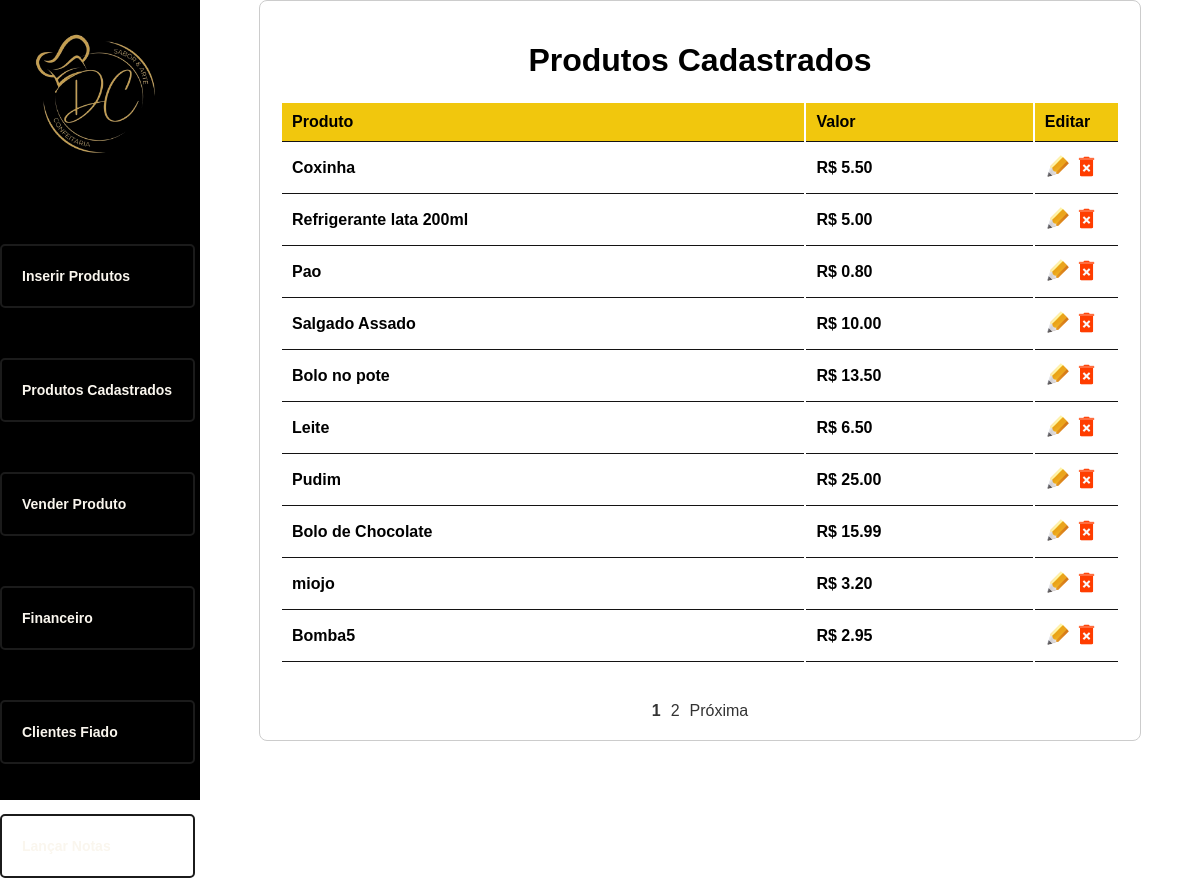
/produtos_cadastrados.php, run on an earlier commit of the app's database.
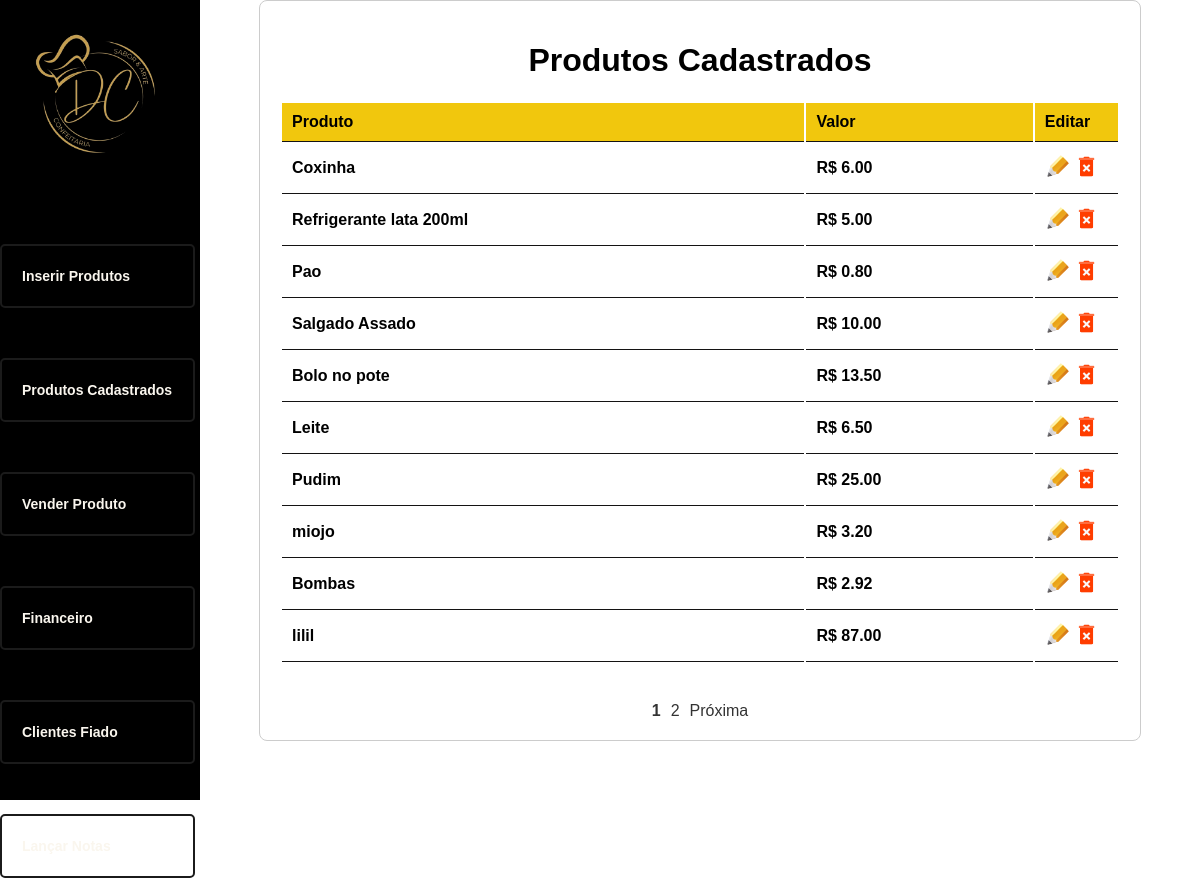
And on a later commit of the database.
### tables this page shows
CREATE TABLE `produtos` (
  `id` int(11) NOT NULL,
  `nome` varchar(255) NOT NULL,
  `valor` decimal(10,2) NOT NULL
);

### conexao.php (called while the page is built, shortened)
<?php
include_once("Class/database.php");
$hostname = "localhost";
$bancodedados = "dario";
$usuario = "root";
$senha = "";
$database = new Database($hostname, $bancodedados, $usuario, $senha);

### Class/database.php (called while the page is built, shortened)
<?php
class Database {
    private $hostname;
    private $bancodedados;
    private $usuario;
    private $senha;
    public $conexao;
    public function __construct($hostname, $bancodedados, $usuario, $senha) {
        $this->hostname = $hostname;
        $this->bancodedados = $bancodedados;
        $this->usuario = $usuario;
        $this->senha = $senha;
    }
    public function conectar() {
        $this->conexao = new mysqli($this->hostname, $this->usuario, $this->senha, $this->bancodedados);
    }
    public function executarConsulta($sql, $params = array()) {
        if ($this->conexao->ping()) {
            $stmt = $this->conexao->prepare($sql);
            if (!$stmt->execute()) {
                error_log("Erro ao executar a consulta: " . $stmt->error);
                return false;
            }
            return $stmt->get_result();
        }
    }
}
?>

### produtos_cadastrados.php (the view, shortened to what this page needs)
<?php
include("conexao.php");
$produtosPorPagina = 10;
$paginaAtual = isset($_GET['pagina']) ? $_GET['pagina'] : 1;
$offset = ($paginaAtual - 1) * $produtosPorPagina;
$consulta = "SELECT * FROM produtos LIMIT $offset, $produtosPorPagina";
$con = $database->executarConsulta($consulta) or die($database->conexao->error);
$totalProdutos = $database->executarConsulta("SELECT COUNT(*) AS total FROM produtos")->fetch_assoc()['total'];
$totalPaginas = ceil($totalProdutos / $produtosPorPagina);
function paginaLink($pagina) {
    return "?pagina=$pagina";
}
?>
<!DOCTYPE html>
<html lang="pt-BR">
<head>
    <link rel="stylesheet" href="style.css">
</head>
<body class="menusDel">
    <div class="top-inserir">
        <div class="menu-php">
            <div class="inserir-logo-img">
                <img src="imgs/Logo_semFundo.png" width="150px" alt="Logo da Confeitaria">
            </div>
            <nav class="nav-inserir-produtos">
                <ul>
                    <li><a href="inserir_produtos.php">Inserir Produtos</a></li>
                    <li><a href="produtos_cadastrados.php">Produtos Cadastrados</a></li>
                    <li><a href="vendas.php">Vender Produto</a></li>
                    <li><a href="financeiro.php">Financeiro</a></li>
                    <li><a href="clientes_fiado.php">Clientes Fiado</a></li>
                     <li><a href="lancar_nota.php">Lançar Notas</a></li>
                </ul>
            </nav>
        </div>
    </div>
    <div class="container-cadastrados">
        <div class="table-responsive">
            <table class="table">
                <thead>
                <h1>Produtos Cadastrados</h1>
                    <tr>
                        <th class="th-produto">Produto</th>
                        <th>Valor</th>
                        <th class="editar-produto">Editar</th>
                    </tr>
                    <?php while ($dado = $con->fetch_array()) { ?>
                        <tr>
                            <td><?php echo $dado["nome"]; ?></td>
                            <td>R$ <?php echo $dado["valor"]; ?></td>
                            <td class="editar">
                                <a class="btn btn-sm btn-primary botao-edit" href="edit.php?id=<?php echo $dado['id']; ?>" title="Editar">
                                    <img src="imgs/iconeEditar.png" width="25px" alt="Editar">
                                </a>
                                <a onclick="return confirm('Tem certeza que deseja excluir este produto?')" href="delete.php?id=<?php echo $dado['id']; ?>" title="Excluir">
                                    <img src="imgs/iconeDelete.png" width="25px" alt="Excluir">
                                </a>
                            </td>
                        </tr>
                    <?php } ?>
                </thead>
            </table>
            <br>
            <div class="pagination">
            <?php for ($i = 1; $i <= $totalPaginas; $i++) : ?>
                <a href="<?php echo paginaLink($i); ?>" <?php if ($paginaAtual == $i) echo 'class="active"'; ?>><?php echo $i; ?></a>
            <?php endfor; ?>
            <?php if ($paginaAtual < $totalPaginas) : ?>
                <a href="<?php echo paginaLink($paginaAtual + 1); ?>">Próxima</a>
            <?php endif; ?>
        </div>
            </div>
        </div>
</body>
</html>

What changed in the data, as far as the page shows it:
removed produtos: nome "Bolo de Chocolate", valor "15.99"
changed produtos "Coxinha": valor "5.50" → "6.00"
changed produtos: nome "Bomba5" → "Bombas"; valor "2.95" → "2.92"
added produtos: nome "lilil", valor "87.00"
